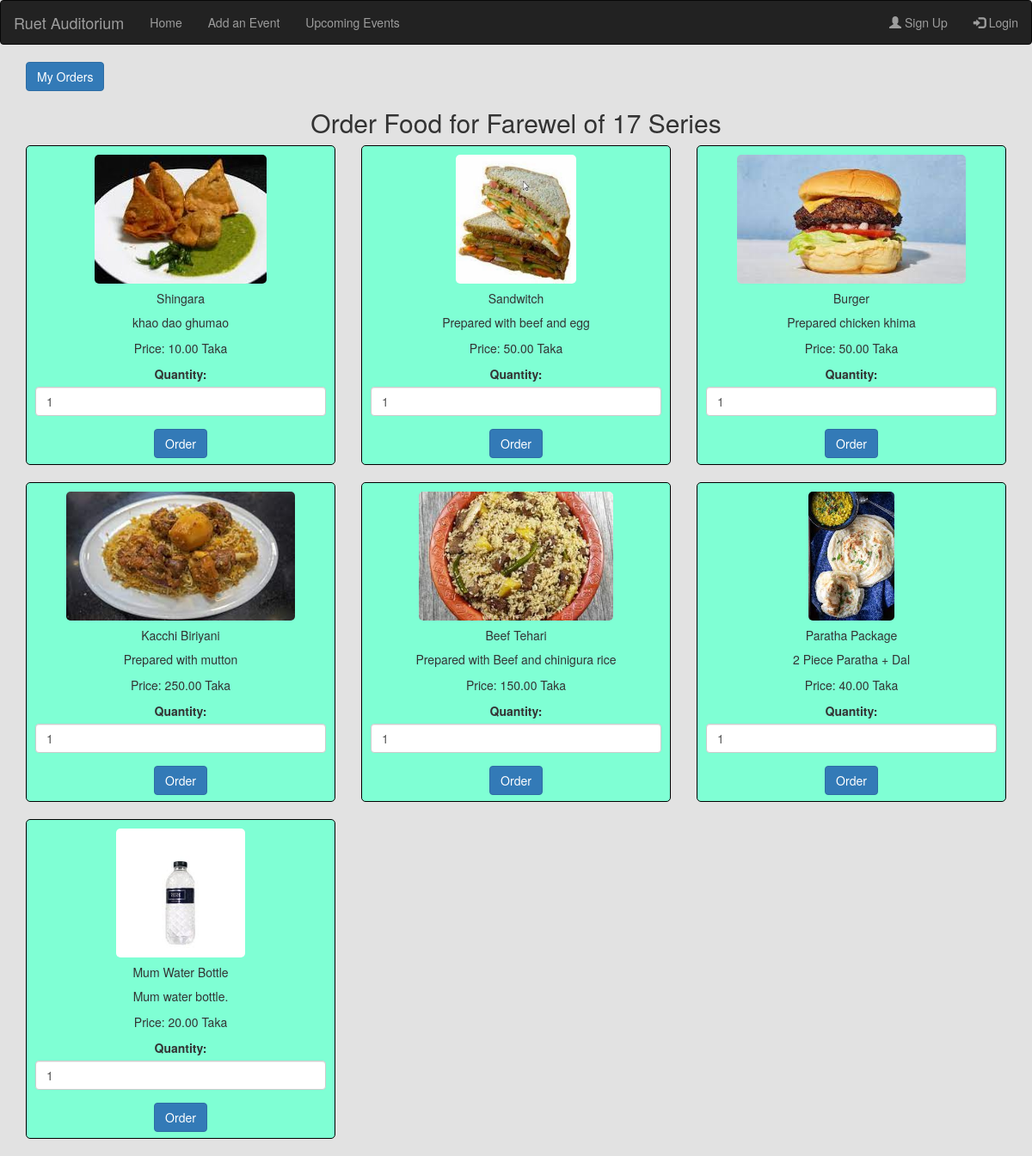
The app's page /cafeteria/order_food/15/ with its own data.
### HOME/models.py (models this page shows, shortened)
class Event(models.Model):
    name = models.CharField(max_length=255)
    start_date = models.DateField()
    start_time = models.TimeField()
    end_time = models.TimeField()
    host = models.ForeignKey(User, on_delete=models.CASCADE, related_name='hosted_events')
    description = models.TextField()
    participants = models.ManyToManyField(User, blank=True, related_name='events_attending')
    number_of_seats = models.PositiveIntegerField(default=1200)  # Add this field

### Cafeteria/models.py (models this page shows)
class FoodItem(models.Model):
    name = models.CharField(max_length=255)
    price = models.DecimalField(max_digits=8, decimal_places=2)
    image = models.ImageField(upload_to='food_item_images/')
    description = models.TextField()
    def __str__(self):
        return self.name

### Cafeteria/views.py (the view)
# urls.py: path('order_food/<int:event_id>/', views.order_food, name='order_food'),
def order_food(request, event_id):
    event = get_object_or_404(Event, pk=event_id)
    food_items = FoodItem.objects.all()  # You should filter this based on your requirements
    print(food_items)
    context = {
        'event': event,
        'food_items': food_items,
    }
    return render(request, 'order_food.html', context)

### Cafeteria/templates/order_food.html (shortened to what this page needs)
{% extends 'base.html' %}
{% block body %}
<div class="container">
  <a href="{% url 'Cafeteria:order_list' event.id %}" class="btn btn-primary">My Orders</a>
  <h2 class="text-center">Order Food for {{ event.name }}</h2>
  <div class="row">
    {% for food_item in food_items %}
      <div class="col-md-4">
        <div class="food-card">
          <div class="card">
            <img src="{{ food_item.image.url }}" class="card-img-top" alt="{{ food_item.name }}">
            <div class="card-body">
              <h5 class="card-title">{{ food_item.name }}</h5>
              <p class="card-text">{{ food_item.description }}</p>
              <p class="card-text">Price: {{ food_item.price }} Taka</p>
              <form method="post" action="{% url 'Cafeteria:order_place' food_item.id event.id %}">
                <div class="form-group">
                  <label for="quantity">Quantity:</label>
                  <input type="number" class="form-control" id="quantity" name="quantity" value="1" min="1">
                </div>
                <button type="submit" class="btn btn-primary">Order</button>
              </form>
            </div>
          </div>
        </div>
      </div>
    {% endfor %}
  </div>
</div>
{% endblock body %}

### records on screen
Event: name "Farewel of 17 Series"
FoodItem: image (picture), name "Shingara", description "khao dao ghumao", price "10.00"
FoodItem: image (picture), name "Sandwitch", description "Prepared with beef and egg", price "50.00"
FoodItem: image (picture), name "Burger", description "Prepared chicken khima", price "50.00"
FoodItem: image (picture), name "Kacchi Biriyani", description "Prepared with mutton", price "250.00"
FoodItem: image (picture), name "Beef Tehari", description "Prepared with Beef and chinigura rice", price "150.00"
FoodItem: image (picture), name "Paratha Package", description "2 Piece Paratha + Dal", price "40.00"
FoodItem: image (picture), name "Mum Water Bottle", description "Mum water bottle.", price "20.00"
